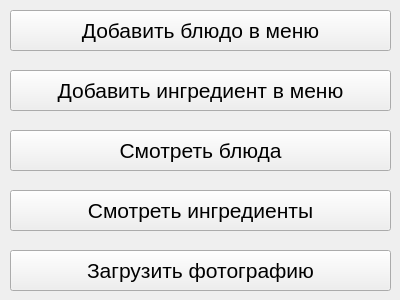
<?xml version="1.0" encoding="UTF-8"?>
<ui version="4.0">
 <class>EditMenuWidget</class>
 <widget class="QWidget" name="EditMenuWidget">
  <property name="geometry">
   <rect>
    <x>0</x>
    <y>0</y>
    <width>400</width>
    <height>300</height>
   </rect>
  </property>
  <property name="minimumSize">
   <size>
    <width>400</width>
    <height>300</height>
   </size>
  </property>
  <property name="windowTitle">
   <string>Form</string>
  </property>
  <widget class="QPushButton" name="addDishButton">
   <property name="geometry">
    <rect>
     <x>10</x>
     <y>10</y>
     <width>381</width>
     <height>41</height>
    </rect>
   </property>
   <property name="font">
    <font>
     <pointsize>16</pointsize>
    </font>
   </property>
   <property name="text">
    <string>Добавить блюдо в меню</string>
   </property>
  </widget>
  <widget class="QPushButton" name="addIngredientButton">
   <property name="geometry">
    <rect>
     <x>10</x>
     <y>70</y>
     <width>381</width>
     <height>41</height>
    </rect>
   </property>
   <property name="font">
    <font>
     <pointsize>16</pointsize>
    </font>
   </property>
   <property name="text">
    <string>Добавить ингредиент в меню</string>
   </property>
  </widget>
  <widget class="QPushButton" name="checkDishesButton">
   <property name="geometry">
    <rect>
     <x>10</x>
     <y>130</y>
     <width>381</width>
     <height>41</height>
    </rect>
   </property>
   <property name="font">
    <font>
     <pointsize>16</pointsize>
    </font>
   </property>
   <property name="text">
    <string>Смотреть блюда</string>
   </property>
  </widget>
  <widget class="QPushButton" name="checkIngredientsButton">
   <property name="geometry">
    <rect>
     <x>10</x>
     <y>190</y>
     <width>381</width>
     <height>41</height>
    </rect>
   </property>
   <property name="font">
    <font>
     <pointsize>16</pointsize>
    </font>
   </property>
   <property name="text">
    <string>Смотреть ингредиенты</string>
   </property>
  </widget>
  <widget class="QPushButton" name="uploadPhotoButton">
   <property name="geometry">
    <rect>
     <x>10</x>
     <y>250</y>
     <width>381</width>
     <height>41</height>
    </rect>
   </property>
   <property name="font">
    <font>
     <pointsize>16</pointsize>
    </font>
   </property>
   <property name="text">
    <string>Загрузить фотографию</string>
   </property>
  </widget>
 </widget>
 <resources/>
 <connections/>
</ui>
